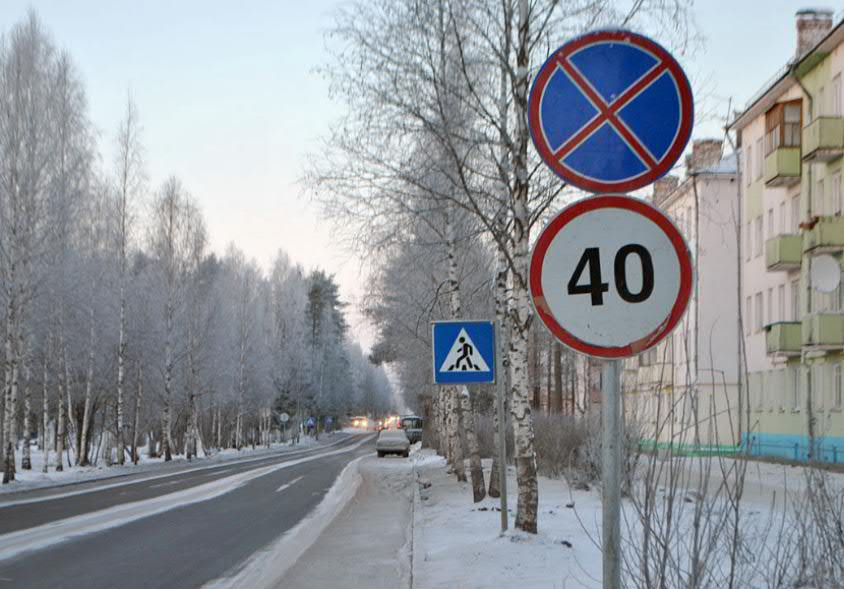
#> input picture src/picture_1.jpg, 844 x 589 px
$ jupyter execute image_operations_1.ipynb   (shell and % lines are left out)
#> lines starting #> are read from the running program, lines starting #| are printed output that depends on the picture; after the words box and inside, x2 and y2 are one past the last pixel; in counts of white or black regions, pixels touching at a corner belong together
1. Import everything

[cell 1]
from matplotlib import pyplot as plt

import cv2 as cv
cv.__version__

2. Load the input image and show its dimensions,
keeping in mind that images are represented as a multi-dimensional NumPy array
with shape № rows (height) x, № columns (width) x, № channels (depth).

[cell 2]
image = cv.imread('picture_1.jpg')
#> image is the input picture: shape (589, 844, 3); mean B, G, R 154.9, 149.6, 145.6
(h, w, d) = image.shape
#> h = 589; w = 844; d = 3
print("width = {}, height = {}, depth = {}".format(w, h, d))
#| width = 844, height = 589, depth = 3

3. Display the input image. As openCV loads in BGR format by default,
we want to show it in RGB.

[cell 3]
plt.title('Input image')
plt.imshow(cv.cvtColor(image, cv.COLOR_BGR2RGB))
plt.show()

4. Get the RGB pixel located at x=57, y=157,
keeping in mind that OpenCV stores images in BGR order rather than RGB

[cell 4]
(B, G, R) = image[157, 57]
#> B = 175; G = 170; R = 167
print("red = {}, green = {}, blue = {}".format(R, G, B))
#| red = 167, green = 170, blue = 175

5. Extract a ROI (Region of Interest) from the input image
starting at x=520,y=15 at ending at x=700,y=360

[cell 5]
roi = image[15:360, 520:700]
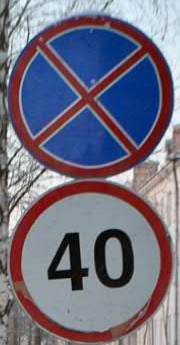
#> roi: shape (345, 180, 3); mean B, G, R 127.1, 110.9, 114.1
plt.title('ROI image')
plt.imshow(cv.cvtColor(roi, cv.COLOR_BGR2RGB))
plt.show()

6. Resize the image to 250x250px, ignoring aspect ratio

[cell 6]
# (250. 250) - (w, h)
resized_image = cv.resize(image, (250, 250))
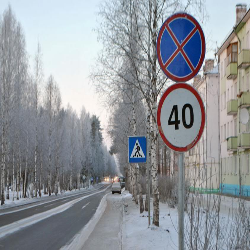
#> resized_image: shape (250, 250, 3); mean B, G, R 154.8, 149.5, 145.5
plt.title('Resized image')
plt.imshow(cv.cvtColor(resized_image, cv.COLOR_BGR2RGB))
plt.show()

7. Next resize with computing the new width by present height based on the aspect ratio

[cell 7]
aspect_ratio = w / h
#> aspect_ratio = 1.43
resized_image_with_aspect_ration = cv.resize(image, (int(250 * aspect_ratio), 250))
plt.title('Resized image with aspect ratio')
plt.imshow(cv.cvtColor(resized_image_with_aspect_ration, cv.COLOR_BGR2RGB))
plt.show()
(h1, w1, d1) = resized_image_with_aspect_ration.shape
#> h1 = 250; w1 = 358; d1 = 3
print("width = {}, height = {}, depth = {}".format(w1, h1, d1))
#| width = 358, height = 250, depth = 3

8. Rotate an image 15 degrees counterwise.
First we compute the image center, then construct the rotation matrix
and after that applying the affine warp.
Remember that counterwise rotation is 15 and clockwise is -15.

[cell 8]
angle = 15
center = (w // 2, h // 2)
#> center = (422, 294)
rotation_mat = cv.getRotationMatrix2D(center, angle, 1.0)
rotated = cv.warpAffine(image, rotation_mat, (w, h))
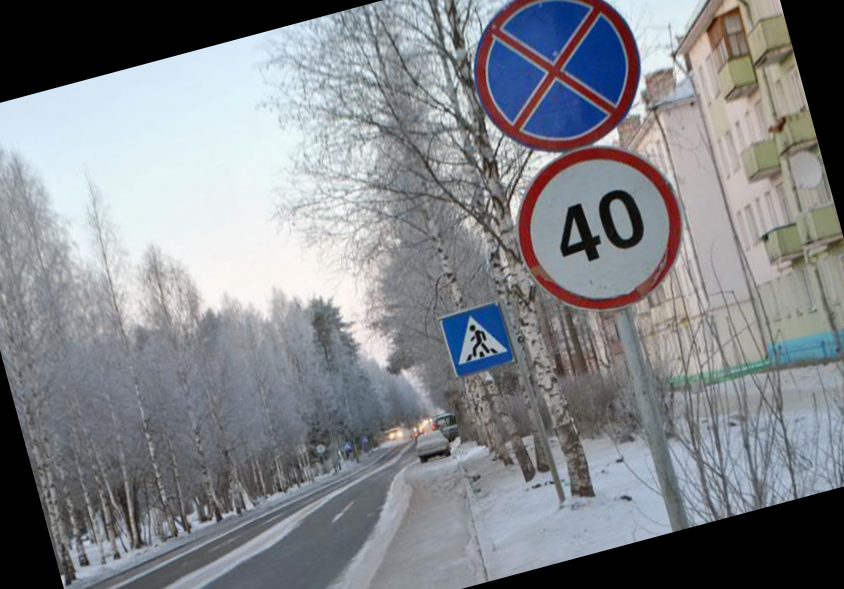
#> rotated: shape (589, 844, 3); mean B, G, R 137.7, 133.1, 130
plt.title('Rotated image')
plt.imshow(cv.cvtColor(rotated, cv.COLOR_BGR2RGB))
plt.show()

9. Rotate an image 15 degrees counterwise without cropping

[cell 9]
rotation_mat = cv.getRotationMatrix2D(center, angle, 1.0)
#count angle cos and sin
angle_cos = abs(rotation_mat[0, 0])
#> angle_cos = 0.966
angle_sin = abs(rotation_mat[0, 1])
#> angle_sin = 0.259

#count width and height bounds
w_rotated_not_cropped = int(w * angle_cos + h * angle_sin)
#> w_rotated_not_cropped = 967
h_rotated_not_cropped = int(w * angle_sin + h * angle_cos)
#> h_rotated_not_cropped = 787

 # subtract old image center (bringing image back to origo) and adding the new image center coordinates
rotation_mat[0, 2] += w_rotated_not_cropped/2 - center[0]
rotation_mat[1, 2] += h_rotated_not_cropped/2 - center[1]

rotated_not_cropped = cv.warpAffine(image, rotation_mat, (w_rotated_not_cropped, h_rotated_not_cropped))
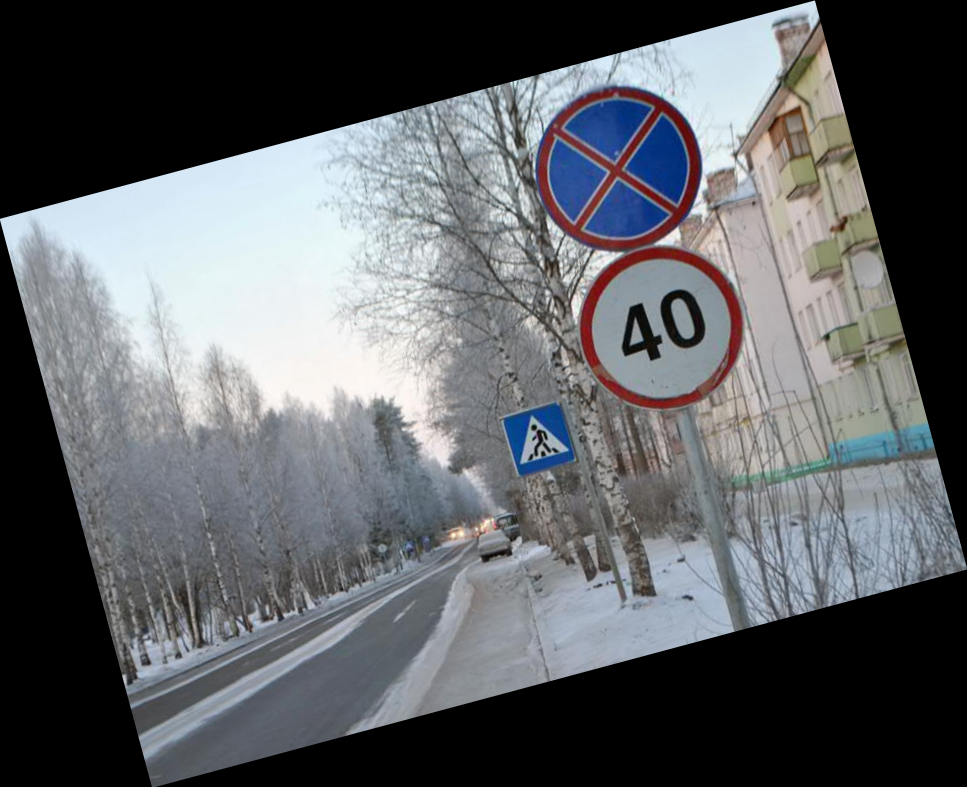
#> rotated_not_cropped: shape (787, 967, 3); mean B, G, R 101.2, 97.7, 95.1
plt.title('Rotated image without cropping')
plt.imshow(cv.cvtColor(rotated_not_cropped, cv.COLOR_BGR2RGB))
plt.show()

10. Apply a Gaussian blur with a 35x35 kernel to the image to smooth it.
Is useful when reducing high frequency noise

[cell 10]
blurred = cv.GaussianBlur(image, (35, 35), 0)
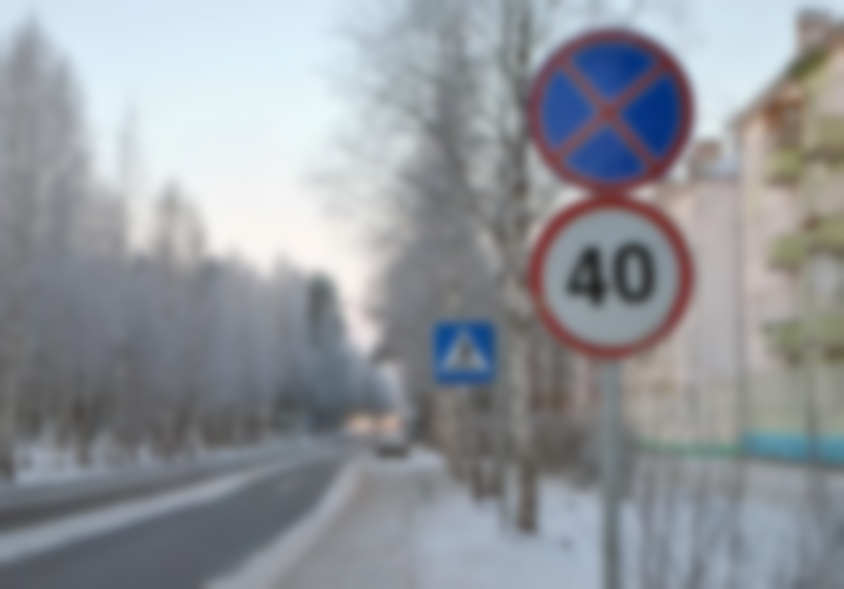
#> blurred: shape (589, 844, 3); mean B, G, R 154.9, 149.6, 145.6

plt.subplot(1, 2, 1)
plt.imshow(cv.cvtColor(image, cv.COLOR_BGR2RGB))
plt.title("Input image")

plt.subplot(1, 2, 2)
plt.imshow(cv.cvtColor(blurred, cv.COLOR_BGR2RGB))
plt.title('Blurred image')
plt.show()
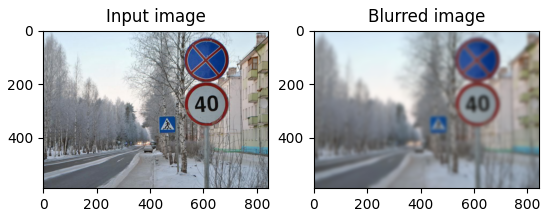
#> figure drawn by matplotlib, 2 panels

11. Draw on the image

[cell 11]
output_rectangle = image.copy()
cv.rectangle(output_rectangle, (520, 15), (700, 360), (0, 0, 255), 10)
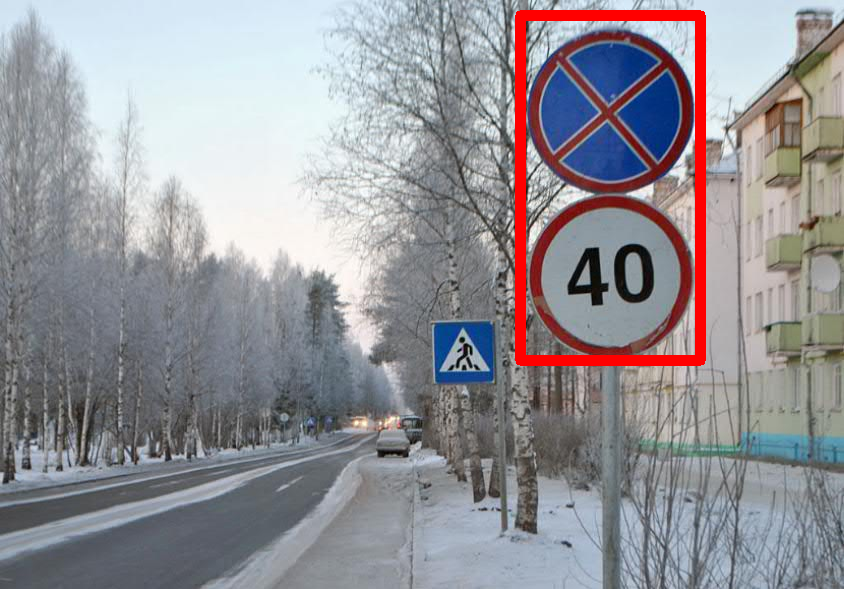
#> output_rectangle: shape (589, 844, 3); 2.32% of pixels changed, all inside (x1, y1, x2, y2) = (515, 10, 706, 366)
plt.subplot(2, 2, 1)
plt.imshow(cv.cvtColor(output_rectangle, cv.COLOR_BGR2RGB))
plt.title("Draw rectangle")

output_circle = image.copy()
cv.circle(output_circle, (150, 150), 150, (255, 0, 0), -1)
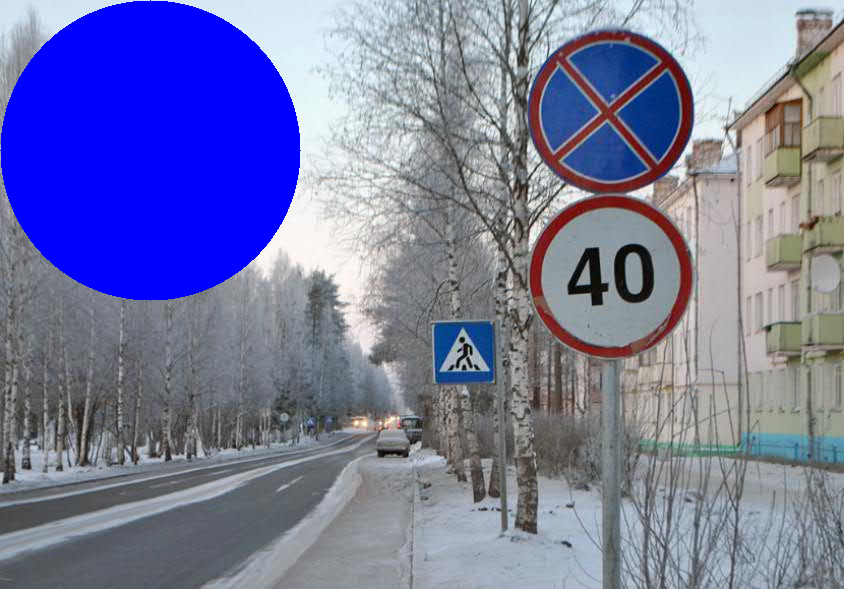
#> output_circle: shape (589, 844, 3); 14.22% of pixels changed, all inside (x1, y1, x2, y2) = (0, 0, 301, 301)
plt.subplot(2, 2, 2)
plt.imshow(cv.cvtColor(output_circle, cv.COLOR_BGR2RGB))
plt.title('Draw circle')

output_line = image.copy()
cv.line(output_line, (520, 15), (700, 360), (0, 255, 0), 10)
cv.line(output_line, (700, 15), (520, 360), (0, 255, 0), 10)
plt.subplot(2, 2, 3)
plt.imshow(cv.cvtColor(output_line, cv.COLOR_BGR2RGB))
plt.title('Draw line')

output_text = image.copy()
cv.putText(output_text, "We did it!", (50, 50), cv.FONT_HERSHEY_SIMPLEX, 2.5, (255, 0, 0), 10)
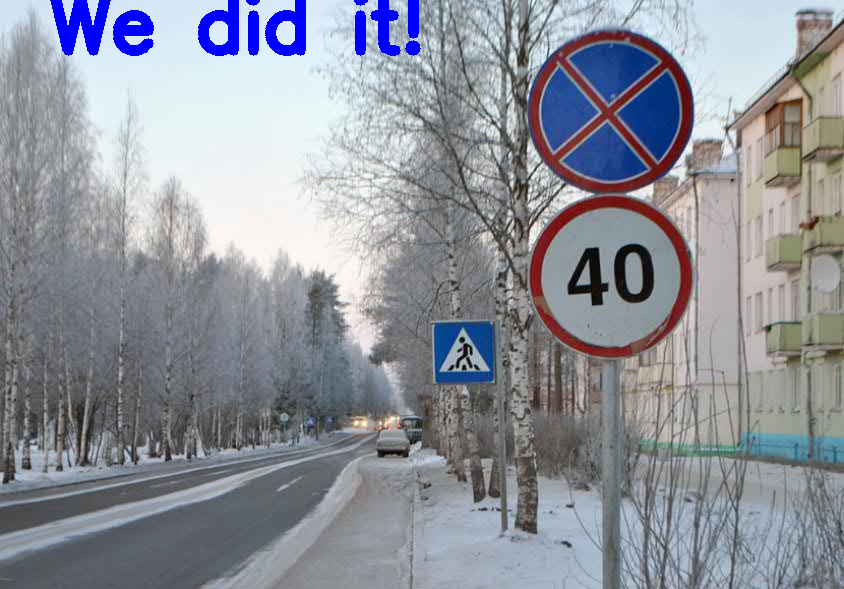
#> output_text: shape (589, 844, 3); 1.72% of pixels changed, all inside (x1, y1, x2, y2) = (50, 0, 421, 56)
plt.subplot(2, 2, 4)
plt.imshow(cv.cvtColor(output_text, cv.COLOR_BGR2RGB))
plt.title('Draw text')
plt.show()
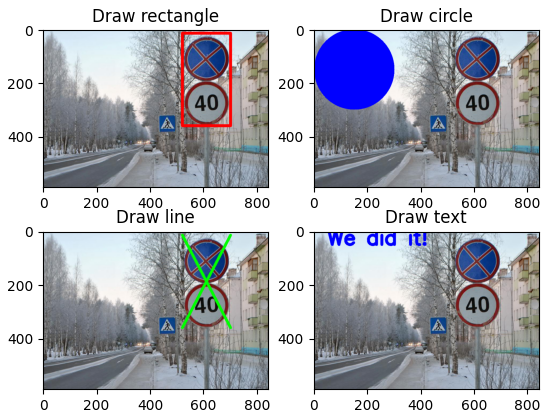
#> figure drawn by matplotlib, 4 panels
